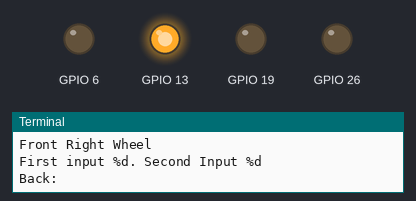
Bench run of a program on a simulated Raspberry Pi (BCM pin numbers). Shown: output pins drawn as LEDs (lit = HIGH), the last lines printed to the terminal. At 2.0 s the program stops and its outputs stay as they are.

Above: at 0.1 s.
At 0.6 s:
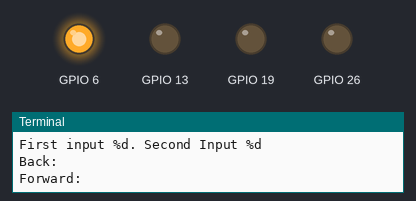
At 1.1 s:
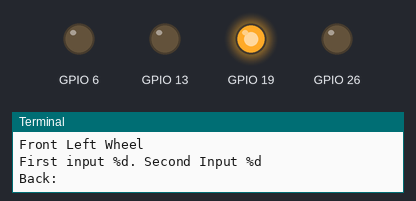
At 1.6 s:
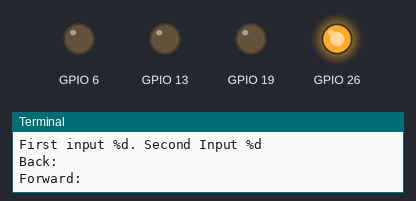
At 2.1 s:
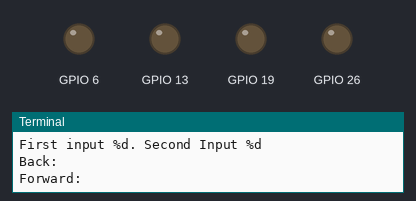
Timing chart, 0 to 3.5 s (numbered marks = the images above):
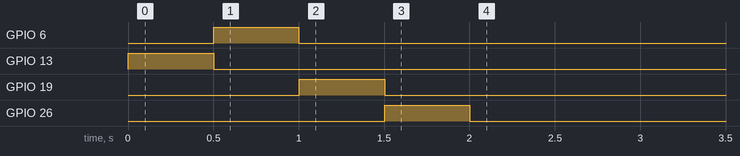

Measured:
- by itself, GPIO 6: LOW → HIGH at 0.50 s, → LOW 0.50 s later
- by itself, GPIO 13: LOW → HIGH at 0.00 s, → LOW 0.50 s later
- by itself, GPIO 19: LOW → HIGH at 1.0 s, → LOW 0.50 s later
- by itself, GPIO 26: LOW → HIGH at 1.5 s, → LOW 0.50 s later

The program:

wheel_test.py
```python
#!/usr/bin/env python
# @author Carl Saldanha <cjds92@gmail.com>
# @brief Web sserver to help move the robot
import RPi.GPIO as GPIO
import time


def test_wheel(input1, input2):
    # set up the GPIO lines
    print("First input %d. Second Input %d")
    gpio.setup(input1, GPIO.OUT)
    gpio.setup(input2, GPIO.OUT)

    # backward
    print("Back:")
    gpio.output(input1, False)
    gpio.output(input2, True)

    time.sleep(0.5)
    print("Forward:")
    # Forward
    gpio.output(input2, False)
    gpio.output(input1, True)
    time.sleep(0.5)
    gpio.output(input1, False)
    gpio.output(input2, False)

if __name__ == "__main__":
    GPIO.cleanup()
    GPIO.setmode(GPIO.BCM)

    gpio = GPIO

    print("Front Right Wheel")
    test_wheel(6, 13)
    print("Front Left Wheel")
    test_wheel(26, 19)

    GPIO.cleanup()
```
